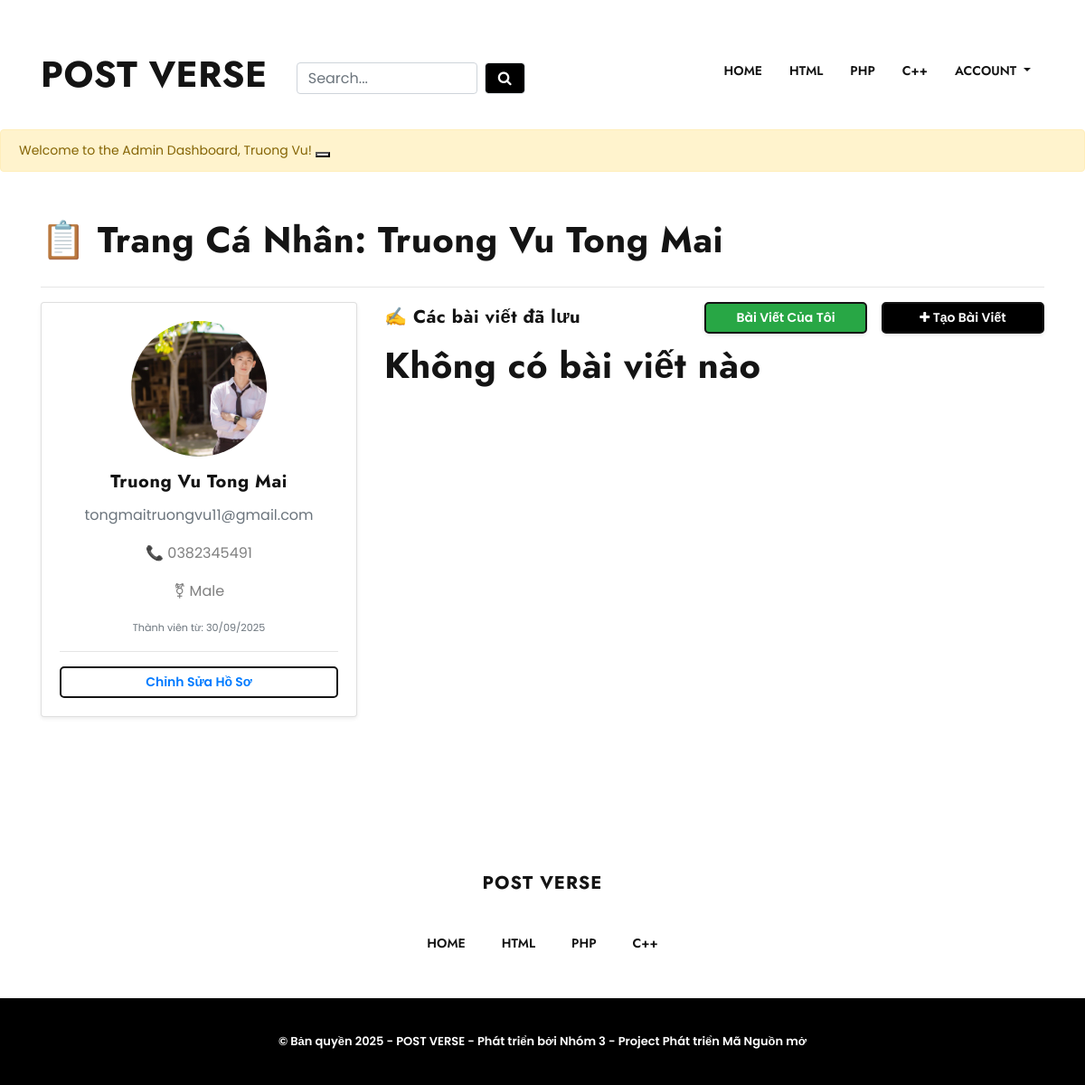
Page /bookmark.php (signed in) on the earlier database version.
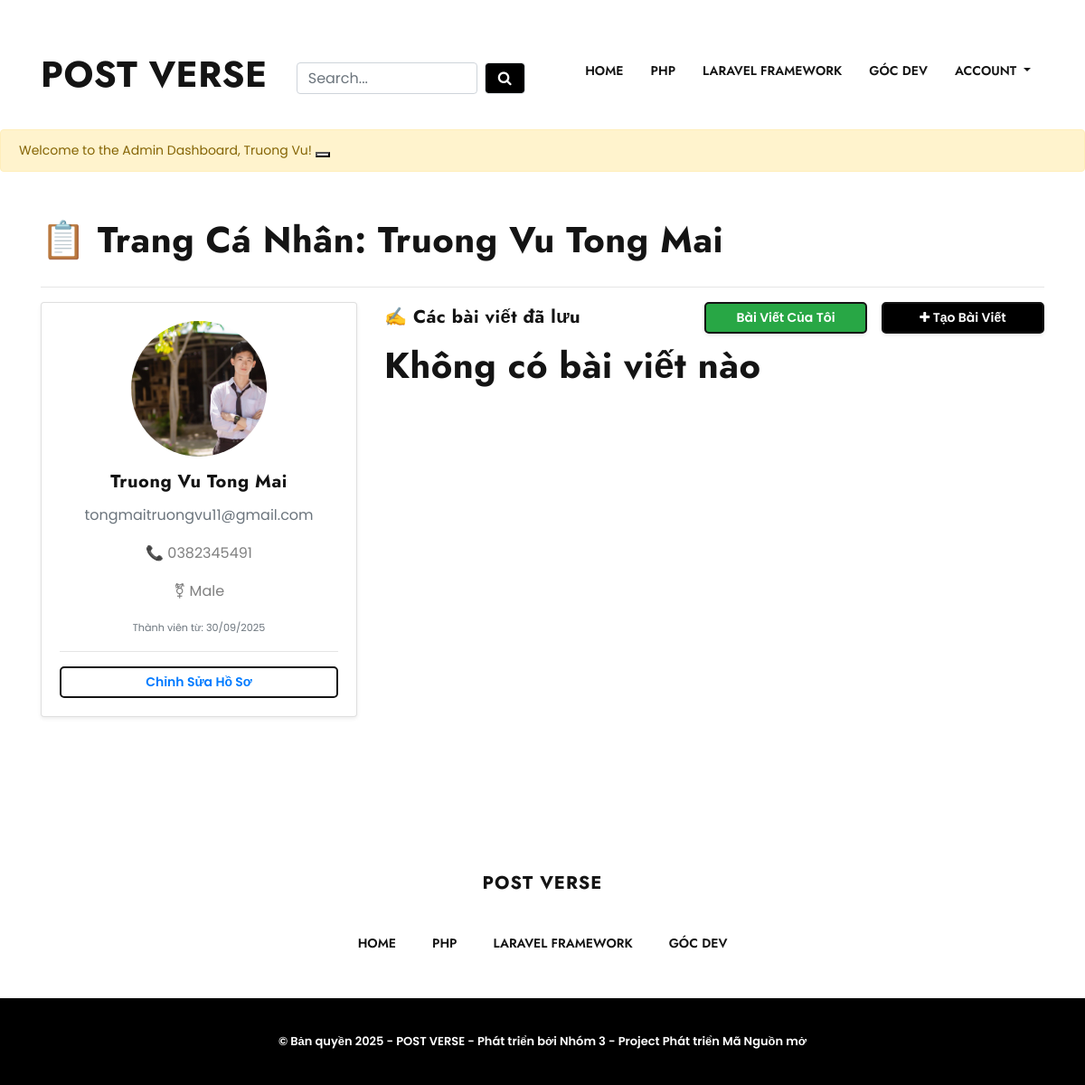
Same page on the later database version.
### tables this page shows
CREATE TABLE `categories` (
  `id` int(11) NOT NULL,
  `name` varchar(255) NOT NULL,
  `slug` varchar(255) NOT NULL,
  `description` text DEFAULT NULL,
  `meta_title` varchar(255) NOT NULL,
  `navbar_status` tinyint(1) DEFAULT 0,
  `status` tinyint(1) DEFAULT 0 COMMENT '0: visible; 1: hidden; 2:deleted',
  `created_at` timestamp NULL DEFAULT current_timestamp()
);

### bookmark.php (the view, shortened to what the changed rows need)
<?php
include('config.php');
$page = $_GET["page"] ?? 1;
$user_id = $_SESSION['auth_user']['user_id'] ?? null;
$count_post = "SELECT COUNT(*) AS count FROM user_bookmarks WHERE user_id = " . intval($user_id);
$count = (int)mysqli_query($con, $count_post)->fetch_assoc()['count'];
$pagination = ceil($count / POSTS_IN_PAGE);
$query_user = "SELECT fname, lname, email, created_at, image, phone, gender
               FROM users
               WHERE id = ?
               LIMIT 1";
$stmt_user = mysqli_prepare($con, $query_user);
if ($stmt_user) {
    mysqli_stmt_bind_param($stmt_user, 'i', $user_id);
    mysqli_stmt_execute($stmt_user);
    $result_user = mysqli_stmt_get_result($stmt_user);
    if (mysqli_num_rows($result_user) > 0) {
        $user_data = mysqli_fetch_assoc($result_user);
    }
}
$query = 'SELECT p.*, u.fname, u.lname, c.name AS category_name , c.slug AS category_slug
        FROM user_bookmarks AS ub
        JOIN posts AS p ON p.id = ub.post_id
        JOIN users AS u ON p.user_id = u.id
        JOIN categories AS c ON p.category_id = c.id
        WHERE p.status = 1 AND ub.user_id = ?
        ORDER BY p.id DESC
        LIMIT ' . POSTS_IN_PAGE . '
        OFFSET ' . (($page - 1) * POSTS_IN_PAGE);
$stmt = mysqli_prepare($con, $query);
mysqli_stmt_bind_param($stmt, 'i', $user_id);
mysqli_stmt_execute($stmt);
$result = mysqli_stmt_get_result($stmt);
$rows_result = mysqli_fetch_all($result, MYSQLI_ASSOC);
include('includes/header.php');
?>
<div class="container mt-5 mb-5">
    <h2 class="mb-4">📋 Trang Cá Nhân:
        <?= htmlspecialchars($user_data['fname'] ?? '') . ' ' . htmlspecialchars($user_data['lname'] ?? '') ?>
    </h2>
    <div class="row">
        <div class="col-lg-8">
            <?php if (count($rows_result) > 0): ?>
                <?php foreach ($rows_result as $row): ?>
                    <article class="blog-post">
                        <div class="blog-post-thumb">
                            <?php
                            $image_source = !empty($row['image'])
                                ? "uploads/posts/" . $row['image']
                                : "uploads/imgs/post.png";
                            ?>
                            <img src="<?= $image_source ?>" alt="blog-thum" />
                        </div>
                        <div class="blog-post-content">
                            <div class="blog-post-tag">
                                <a href="category.php?slug=<?php echo $row['category_slug']; ?>"><?= $row['category_name'] ?></a>
                                <form action="bookmark_code.php" method="POST" class="m-0 p-0 d-inline">
                                    <input type="hidden" name="post_id" value="<?= $row['id']; ?>">
                                    <button type="submit" name="bookmark_btn"
                                        class="btn btn-sm p-0 m-0 btn-warning"
                                        style="min-width: 40px !important;"
                                        data-toggle="tooltip" data-placement="top"
                                        title="Bỏ Lưu Bài viết">
                                        <i class="fa <?= $is_bookmarked ? 'fa-bookmark' : 'fa-bookmark-o'; ?>"></i>
                                    </button>
                                </form>
                            </div>
                            <div class="blog-post-title">
                                <a href="single-blog.php?slug=<?php echo $row['slug'] ?>">
                                    <?php echo $row['name'] ?>
                                </a>
                            </div>
                            <div class="blog-post-meta">
                                <ul>
                                    <li>By <a href="profile-user.php?id=<?= $row['user_id']; ?>"><?= $row['fname'] . ' ' . $row['lname'] ?></a></li>
                                    <li>
                                        <i class="fa fa-clock-o"></i>
                                        <?php
                                        $created_at = strtotime($row['created_at']);
                                        echo date('F j, Y, H:i', $created_at);
                                        ?>
                                    </li>
                                </ul>
                            </div>
                            <p>
                                <?= $row['meta_description'] ?>
                            </p>
                            <a href="single-blog.php?slug=<?php echo $row['slug'] ?>" class="blog-post-action">read more <i class="fa fa-angle-right"></i></a>
                        </div>
                    </article>
                <?php endforeach; ?>
                <div class="blog-post-pagination">
                    <nav aria-label="Page navigation example" class="nav-bg">
                        <ul class="pagination">
                            <?php if ($pagination > 1): ?>
                                <li class="page-item">
                                    <a class="page-link" href="index.php?page=<?= 1 ?>">
                                        <i class="fa fa-angle-left"></i>
                                    </a>
                                </li>
                                <?php for ($i = 1; $i <= $pagination; $i++): ?>
                                    <li class="page-item"><a class="page-link <?php if ($i == $page) echo "active"; ?>" href="index.php?page=<?= $i ?>"><?= $i ?></a></li>
                                <?php endfor; ?>
                                <li class="page-item">
                                    <a class="page-link" href="index.php?page=<?= $pagination ?>">
                                        <i class="fa fa-angle-right"></i>
                                    </a>
                                </li>
                            <?php endif; ?>
                        </ul>
                    </nav>
                </div>
            <?php else: ?>
                <h2>Không có bài viết nào</h2>
            <?php endif; ?>
        </div>
    </div>
</div>
<?php
include('includes/footer.php');
?>

### includes/navbar.php (shortened to what the changed rows need)
<?php
if (isset($con)) {
    $navbar_categories_query = "SELECT name, slug FROM categories WHERE navbar_status='1' AND status='1' LIMIT 4";
    $navbar_categories_result = mysqli_query($con, $navbar_categories_query);
} else {
    $navbar_categories_result = false;
}
?>
<nav class="main-nav navbar navbar-expand-lg">
  <div class="container">
    <a class="navbar-brand" href="index.php">
      <h2>POST VERSE</h2>
    </a>
  <div class="collapse navbar-collapse nav-list" id="mainNav">
      <ul class="navbar-nav ml-auto">
        <?php
        if ($navbar_categories_result && mysqli_num_rows($navbar_categories_result) > 0) {
          foreach ($navbar_categories_result as $item) {
            ?>
            <li class="nav-item">
              <a class="nav-link" href="category.php?slug=<?= $item['slug']; ?>"><?= $item['name']; ?></a>
            </li>
            <?php
          }
        }
        ?>
      </ul>
    </div>
  </div>
</nav>

### includes/footer.php (shortened to what the changed rows need)
<?php
if (isset($con)) {
  $navbar_categories_query = "SELECT name, slug FROM categories WHERE navbar_status='1' AND status='1' LIMIT 4";
  $navbar_categories_result = mysqli_query($con, $navbar_categories_query);
} else {
  $navbar_categories_result = false;
}
?>
<section class="footer">
  <div class="container-fluid">
    <div class="row">
      <div class="col-lg-6 mx-auto">
        <div class="footer-nav">
          <ul class="navbar-nav">
            <?php
            if ($navbar_categories_result && mysqli_num_rows($navbar_categories_result) > 0) {
              foreach ($navbar_categories_result as $item) {
            ?>
                <li class="nav-item">
                  <a class="nav-link" href="category.php?slug=<?= $item['slug']; ?>"><?= $item['name']; ?></a>
                </li>
            <?php
              }
            }
            ?>
          </ul>
        </div>
      </div>
    </div>
  </div>
</section>
<?php include('includes/script.php'); ?>

Differences in the rows shown:
removed categories: name "HTML"
removed categories: name "C++"
added categories: name "LARAVEL FRAMEWORK"
added categories: name "GÓC DEV"
